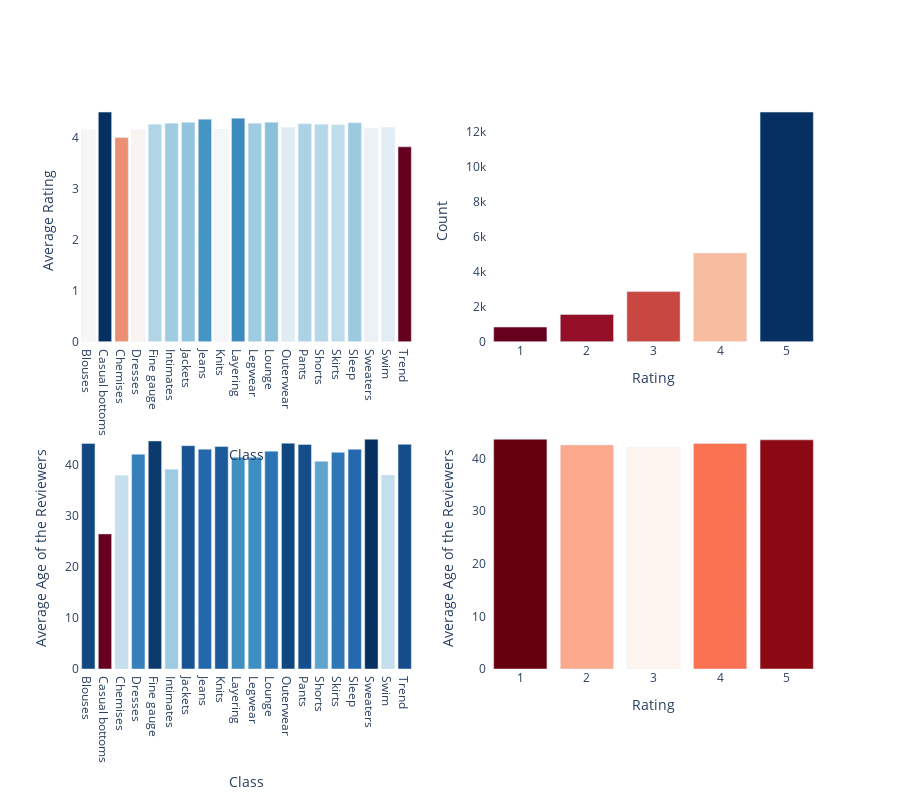

Notebook source saved alongside this figure:
### Markdown cell above
Plotting relationship between Age,Class and Rating

### Code cell
df1=df['Rating'].value_counts().to_frame()
avgdf1 = df.groupby('Class Name').agg({'Rating': np.average})
avgdf2 = df.groupby('Class Name').agg({'Age': np.average})
avgdf3 = df.groupby('Rating').agg({'Age': np.average})

trace1 = go.Bar(
    x=avgdf1.index,
    y=round(avgdf1['Rating'],2),
    marker=dict(
        color=avgdf1['Rating'],
        colorscale = 'RdBu')
)

trace2 = go.Bar(
    x=df1.index,
    y=df1.Rating,
    marker=dict(
        color=df1['Rating'],
        colorscale = 'RdBu')
)

trace3 = go.Bar(
    x=avgdf2.index,
    y=round(avgdf2['Age'],2),
    marker=dict(
        color=avgdf2['Age'],
        colorscale = 'RdBu')
)

trace4 = go.Bar(
    x=avgdf3.index,
    y=round(avgdf3['Age'],2),
    marker=dict(
        color=avgdf3['Age'],
        colorscale = 'Reds')
)

fig = tools.make_subplots(rows=2, cols=2, print_grid=False)

fig.append_trace(trace1, 1, 1)
fig.append_trace(trace2, 1, 2)
fig.append_trace(trace3, 2, 1)
fig.append_trace(trace4, 2, 2)

fig['layout']['xaxis1'].update(title='Class')
fig['layout']['yaxis1'].update(title='Average Rating')
fig['layout']['xaxis2'].update(title='Rating')
fig['layout']['yaxis2'].update(title='Count')
fig['layout']['xaxis3'].update(title='Class')
fig['layout']['yaxis3'].update(title='Average Age of the Reviewers')
fig['layout']['xaxis4'].update(title='Rating')
fig['layout']['yaxis4'].update(title='Average Age of the Reviewers')

fig['layout'].update(height=800, width=900,showlegend=False)
fig.update_layout({'plot_bgcolor':'rgba(0,0,0,0)',
                   'paper_bgcolor':'rgba(0,0,0,0)'})
py.iplot(fig)

### Figure 1 — Plotly figure (JSON) as saved in the notebook; plotly's stock layout.template omitted (floating-point values rounded to 4 significant figures)
{"data": [{"marker": {"color": [4.154, 4.5, 4, 4.151, 4.261, 4.279, 4.295, 4.361, 4.162, 4.377, 4.279, 4.301, 4.198, 4.266, 4.256, 4.246, 4.285, 4.179, 4.197, 3.815], "colorscale": [[0, "rgb(103,0,31)"], [0.1, "rgb(178,24,43)"], [0.2, "rgb(214,96,77)"], [0.3, "rgb(244,165,130)"], [0.4, "rgb(253,219,199)"], [0.5, "rgb(247,247,247)"], [0.6, "rgb(209,229,240)"], [0.7, "rgb(146,197,222)"], [0.8, "rgb(67,147,195)"], [0.9, "rgb(33,102,172)"], [1, "rgb(5,48,97)"]]}, "type": "bar", "x": ["Blouses", "Casual bottoms", "Chemises", "Dresses", "Fine gauge", "Intimates", "Jackets", "Jeans", "Knits", "Layering", "Legwear", "Lounge", "Outerwear", "Pants", "Shorts", "Skirts", "Sleep", "Sweaters", "Swim", "Trend"], "xaxis": "x", "y": [4.15, 4.5, 4, 4.15, 4.26, 4.28, 4.3, 4.36, 4.16, 4.38, 4.28, 4.3, 4.2, 4.27, 4.26, 4.25, 4.29, 4.18, 4.2, 3.82], "yaxis": "y"}, {"marker": {"color": [13131, 5077, 2871, 1565, 842], "colorscale": [[0, "rgb(103,0,31)"], [0.1, "rgb(178,24,43)"], [0.2, "rgb(214,96,77)"], [0.3, "rgb(244,165,130)"], [0.4, "rgb(253,219,199)"], [0.5, "rgb(247,247,247)"], [0.6, "rgb(209,229,240)"], [0.7, "rgb(146,197,222)"], [0.8, "rgb(67,147,195)"], [0.9, "rgb(33,102,172)"], [1, "rgb(5,48,97)"]]}, "type": "bar", "x": [5, 4, 3, 2, 1], "xaxis": "x2", "y": [13131, 5077, 2871, 1565, 842], "yaxis": "y2"}, {"marker": {"color": [44.25, 26.5, 38, 42.11, 44.73, 39.16, 43.81, 43.12, 43.63, 41.53, 41.55, 42.72, 44.29, 44.05, 40.73, 42.49, 43.1, 45.06, 38.05, 44.06], "colorscale": [[0, "rgb(103,0,31)"], [0.1, "rgb(178,24,43)"], [0.2, "rgb(214,96,77)"], [0.3, "rgb(244,165,130)"], [0.4, "rgb(253,219,199)"], [0.5, "rgb(247,247,247)"], [0.6, "rgb(209,229,240)"], [0.7, "rgb(146,197,222)"], [0.8, "rgb(67,147,195)"], [0.9, "rgb(33,102,172)"], [1, "rgb(5,48,97)"]]}, "type": "bar", "x": ["Blouses", "Casual bottoms", "Chemises", "Dresses", "Fine gauge", "Intimates", "Jackets", "Jeans", "Knits", "Layering", "Legwear", "Lounge", "Outerwear", "Pants", "Shorts", "Skirts", "Sleep", "Sweaters", "Swim", "Trend"], "xaxis": "x3", "y": [44.25, 26.5, 38, 42.11, 44.73, 39.16, 43.81, 43.12, 43.63, 41.53, 41.55, 42.72, 44.29, 44.05, 40.73, 42.49, 43.1, 45.06, 38.05, 44.06], "yaxis": "y3"}, {"marker": {"color": [43.69, 42.62, 42.16, 42.89, 43.58], "colorscale": [[0, "rgb(255,245,240)"], [0.125, "rgb(254,224,210)"], [0.25, "rgb(252,187,161)"], [0.375, "rgb(252,146,114)"], [0.5, "rgb(251,106,74)"], [0.625, "rgb(239,59,44)"], [0.75, "rgb(203,24,29)"], [0.875, "rgb(165,15,21)"], [1, "rgb(103,0,13)"]]}, "type": "bar", "x": [1, 2, 3, 4, 5], "xaxis": "x4", "y": [43.69, 42.62, 42.16, 42.89, 43.58], "yaxis": "y4"}], "layout": {"height": 800, "paper_bgcolor": "rgba(0,0,0,0)", "plot_bgcolor": "rgba(0,0,0,0)", "showlegend": false, "width": 900, "xaxis": {"anchor": "y", "domain": [0, 0.45], "title": {"text": "Class"}}, "xaxis2": {"anchor": "y2", "domain": [0.55, 1], "title": {"text": "Rating"}}, "xaxis3": {"anchor": "y3", "domain": [0, 0.45], "title": {"text": "Class"}}, "xaxis4": {"anchor": "y4", "domain": [0.55, 1], "title": {"text": "Rating"}}, "yaxis": {"anchor": "x", "domain": [0.575, 1], "title": {"text": "Average Rating"}}, "yaxis2": {"anchor": "x2", "domain": [0.575, 1], "title": {"text": "Count"}}, "yaxis3": {"anchor": "x3", "domain": [0, 0.425], "title": {"text": "Average Age of the Reviewers"}}, "yaxis4": {"anchor": "x4", "domain": [0, 0.425], "title": {"text": "Average Age of the Reviewers"}}}}
